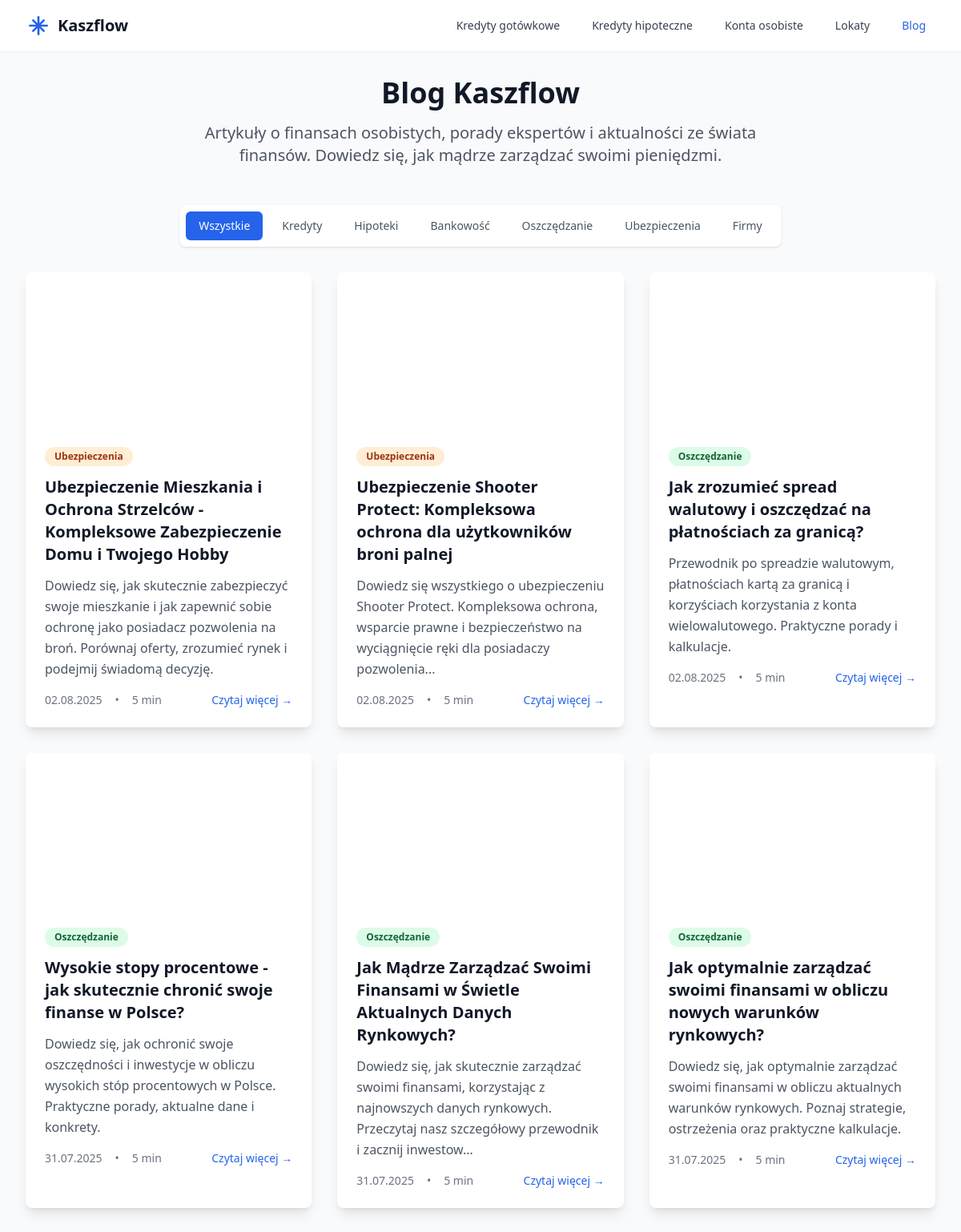
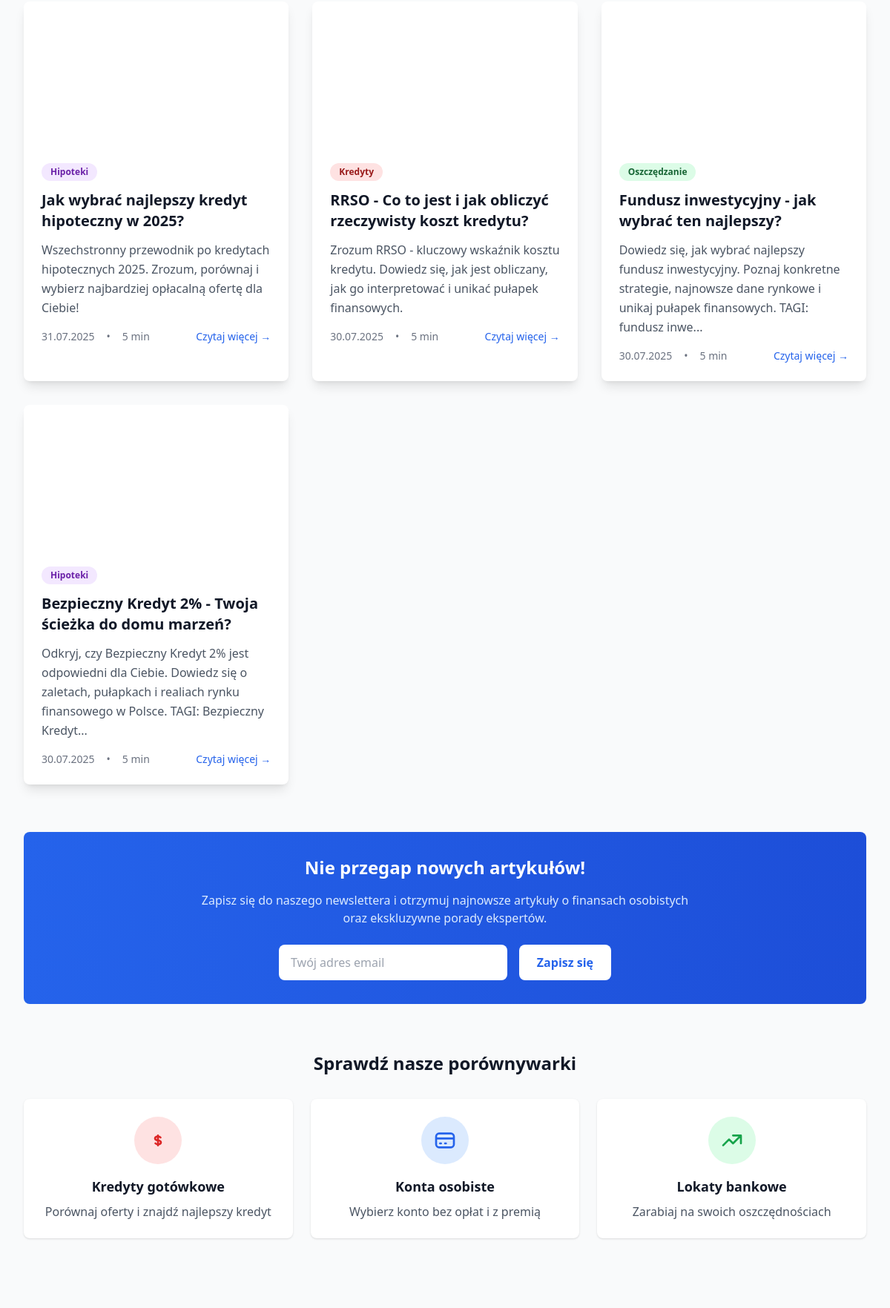
Page /blog (upper part) on the committed database (2 pictures, top to bottom).
### tables this page shows
CREATE TABLE articles (
    id INTEGER PRIMARY KEY AUTOINCREMENT,
    title VARCHAR(255) NOT NULL,
    slug VARCHAR(255) UNIQUE,
    content TEXT NOT NULL,
    meta_description TEXT,
    meta_title VARCHAR(255),
    tags TEXT,
    keywords TEXT,
    schema_markup TEXT,
    status VARCHAR(50) DEFAULT 'draft',
    engine VARCHAR(50) DEFAULT 'openai',
    created_at DATETIME DEFAULT CURRENT_TIMESTAMP,
    updated_at DATETIME DEFAULT CURRENT_TIMESTAMP,
    published_at DATETIME NULL
, category VARCHAR(50) DEFAULT 'finanse', graphic_initials VARCHAR(10) DEFAULT '', graphic_colors TEXT DEFAULT '', image_url TEXT DEFAULT '');

### resources/views/blog/index.php (the view, shortened to what the rows shown need)
<!DOCTYPE html>
<html lang="pl">
<head>
    <script src="https://cdn.tailwindcss.com"></script>
</head>
<body class="bg-gray-50">
    <div class="max-w-7xl mx-auto px-4 sm:px-6 lg:px-8 py-8">
        <div class="text-center mb-12">
            <h1 class="text-4xl font-bold text-gray-900 mb-4">Blog Kaszflow</h1>
        </div>
        <div class="grid grid-cols-1 md:grid-cols-2 lg:grid-cols-3 gap-8">
            <?php foreach ($articles as $article): ?>
            <article class="bg-white rounded-lg shadow-lg overflow-hidden hover:shadow-xl transition-shadow duration-300">
                <?php if (!empty($article['image_url'])): ?>
                <div class="h-48 bg-cover bg-center" style="background-image: url('<?= htmlspecialchars($article['image_url']) ?>');">
                </div>
                <?php endif; ?>
                <div class="p-6">
                    <div class="mb-3">
                        <span class="inline-flex px-3 py-1 text-xs font-semibold rounded-full
                            <?= $article['category'] === 'Kredyty' ? 'bg-red-100 text-red-800' :
                                ($article['category'] === 'Hipoteki' ? 'bg-purple-100 text-purple-800' :
                                ($article['category'] === 'Bankowość' ? 'bg-blue-100 text-blue-800' :
                                ($article['category'] === 'Oszczędzanie' ? 'bg-green-100 text-green-800' :
                                ($article['category'] === 'Ubezpieczenia' ? 'bg-orange-100 text-orange-800' :
                                ($article['category'] === 'Firmy' ? 'bg-indigo-100 text-indigo-800' : 'bg-gray-100 text-gray-800'))))) ?>">
                            <?= $article['category'] ?>
                        </span>
                    </div>
                    <h2 class="text-xl font-bold text-gray-900 mb-3 hover:text-blue-600 transition-colors">
                        <a href="/blog/<?= $article['slug'] ?>">
                            <?= htmlspecialchars($article['title']) ?>
                        </a>
                    </h2>
                    <p class="text-gray-600 mb-4 leading-relaxed">
                        <?= htmlspecialchars($article['excerpt']) ?>
                    </p>
                    <div class="flex items-center justify-between text-sm text-gray-500">
                        <div class="flex items-center space-x-4">
                            <span><?= date('d.m.Y', strtotime($article['published_at'])) ?></span>
                            <span>•</span>
                            <span><?= $article['read_time'] ?></span>
                        </div>
                        <a href="/blog/<?= $article['slug'] ?>"
                           class="text-blue-600 hover:text-blue-800 font-medium">
                            Czytaj więcej →
                        </a>
                    </div>
                </div>
            </article>
            <?php endforeach; ?>
        </div>
    </div>
</body>
</html>

### rows in the picture
articles: category "Ubezpieczenia", title "Ubezpieczenie Mieszkania i Ochrona Strzelców - Kompleksowe Zabezpieczenie Domu i Twojego Hobby", meta_description "Dowiedz się, jak skutecznie zabezpieczyć swoje mieszkanie i jak zapewnić sobie ochronę jako posiadacz pozwolenia na broń. Porównaj oferty, zrozumieć rynek i podejmij świadomą decyzję.", published_at "02.08.2025", read_time "5 min"
articles: category "Ubezpieczenia", title "Ubezpieczenie Shooter Protect: Kompleksowa ochrona dla użytkowników broni palnej", meta_description "Dowiedz się wszystkiego o ubezpieczeniu Shooter Protect. Kompleksowa ochrona, wsparcie prawne i bezpieczeństwo na wyciągnięcie ręki dla posiadaczy pozwolenia...", published_at "02.08.2025", read_time "5 min"
articles: category "Oszczędzanie", title "Jak zrozumieć spread walutowy i oszczędzać na płatnościach za granicą?", meta_description "Przewodnik po spreadzie walutowym, płatnościach kartą za granicą i korzyściach korzystania z konta wielowalutowego. Praktyczne porady i kalkulacje.", published_at "02.08.2025", read_time "5 min"
articles: category "Oszczędzanie", title "Wysokie stopy procentowe - jak skutecznie chronić swoje finanse w Polsce?", meta_description "Dowiedz się, jak ochronić swoje oszczędności i inwestycje w obliczu wysokich stóp procentowych w Polsce. Praktyczne porady, aktualne dane i konkrety.", published_at "31.07.2025", read_time "5 min"
articles: category "Oszczędzanie", title "Jak Mądrze Zarządzać Swoimi Finansami w Świetle Aktualnych Danych Rynkowych?", meta_description "Dowiedz się, jak skutecznie zarządzać swoimi finansami, korzystając z najnowszych danych rynkowych. Przeczytaj nasz szczegółowy przewodnik i zacznij inwestow...", published_at "31.07.2025", read_time "5 min"
articles: category "Oszczędzanie", title "Jak optymalnie zarządzać swoimi finansami w obliczu nowych warunków rynkowych?", meta_description "Dowiedz się, jak optymalnie zarządzać swoimi finansami w obliczu aktualnych warunków rynkowych. Poznaj strategie, ostrzeżenia oraz praktyczne kalkulacje.", published_at "31.07.2025", read_time "5 min"
articles: category "Hipoteki", title "Jak wybrać najlepszy kredyt hipoteczny w 2025?", meta_description "Wszechstronny przewodnik po kredytach hipotecznych 2025. Zrozum, porównaj i wybierz najbardziej opłacalną ofertę dla Ciebie!", published_at "31.07.2025", read_time "5 min"
articles: category "Kredyty", title "RRSO - Co to jest i jak obliczyć rzeczywisty koszt kredytu?", meta_description "Zrozum RRSO - kluczowy wskaźnik kosztu kredytu. Dowiedz się, jak jest obliczany, jak go interpretować i unikać pułapek finansowych.", published_at "30.07.2025", read_time "5 min"
articles: category "Oszczędzanie", title "Fundusz inwestycyjny - jak wybrać ten najlepszy?", meta_description "Dowiedz się, jak wybrać najlepszy fundusz inwestycyjny. Poznaj konkretne strategie, najnowsze dane rynkowe i unikaj pułapek finansowych. TAGI: fundusz inwe...", published_at "30.07.2025", read_time "5 min"
articles: category "Hipoteki", title "Bezpieczny Kredyt 2% - Twoja ścieżka do domu marzeń?", meta_description "Odkryj, czy Bezpieczny Kredyt 2% jest odpowiedni dla Ciebie. Dowiedz się o zaletach, pułapkach i realiach rynku finansowego w Polsce. TAGI: Bezpieczny Kredyt...", published_at "30.07.2025", read_time "5 min"
